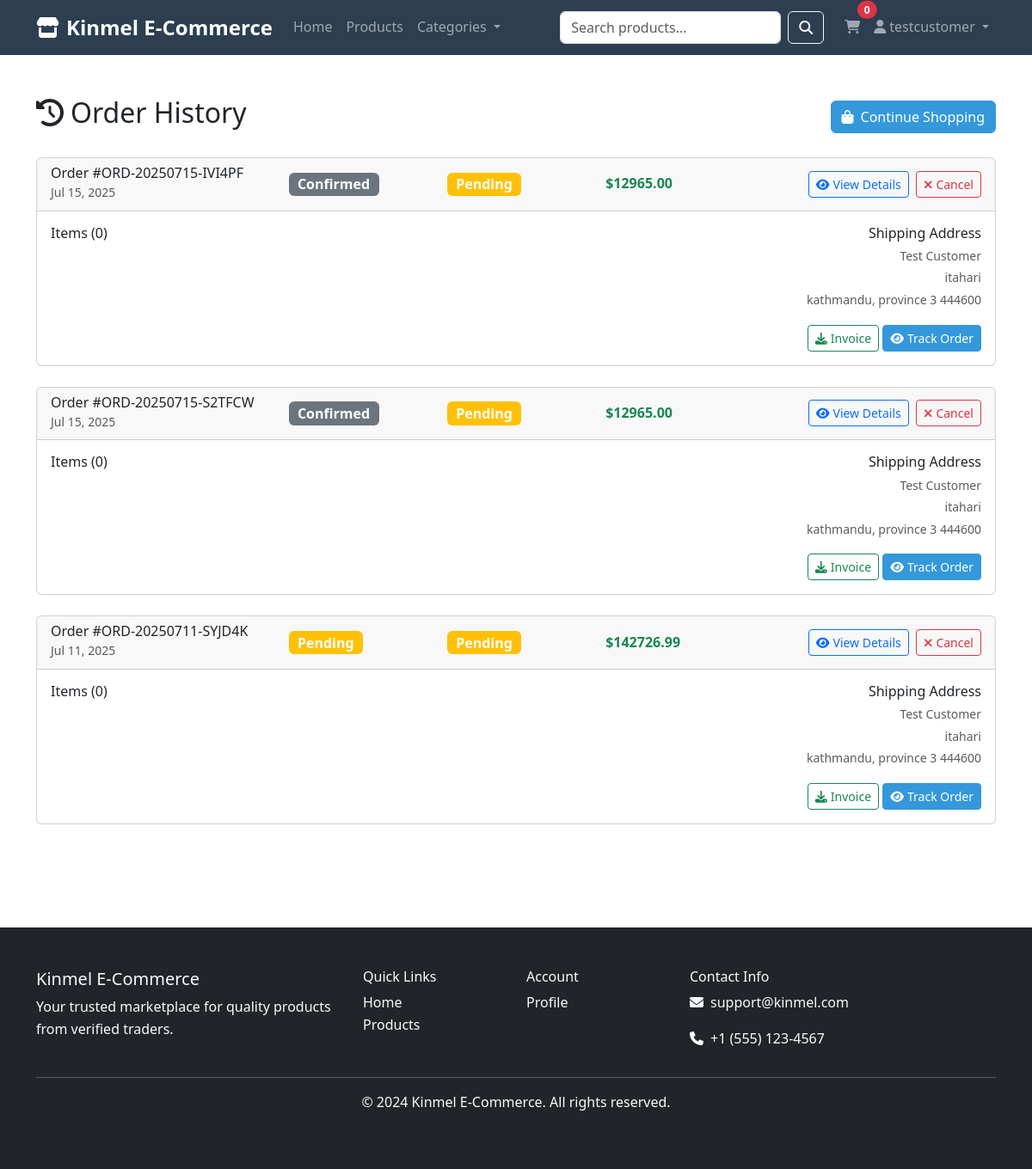
/orders/history/ (signed in), run on the app's committed database.
### OneDrive/Desktop/Kinmel_Eccomerce_APP/users/models.py (models this page shows, shortened)
class User(AbstractUser):
    ROLE_CHOICES = [
        ('admin', 'Admin'),
        ('trader', 'Trader'),
        ('customer', 'Customer'),
    ]
    role = models.CharField(max_length=10, choices=ROLE_CHOICES, default='customer')
    phone_number = models.CharField(
        max_length=15,
        validators=[RegexValidator(regex=r'^\+?1?\d{9,15}$', message="Phone number must be entered in the format: '+999999999'. Up to 15 digits allowed.")],
        blank=True,
        null=True
    )
    date_of_birth = models.DateField(blank=True, null=True)
    address = models.TextField(blank=True, null=True)
    is_approved = models.BooleanField(default=True)  # For trader approval
    created_at = models.DateTimeField(auto_now_add=True)
    updated_at = models.DateTimeField(auto_now=True)
    @property
    def is_customer(self):
        return self.role == 'customer'

### OneDrive/Desktop/Kinmel_Eccomerce_APP/orders/models.py (models this page shows, shortened)
class Order(models.Model):
    STATUS_CHOICES = [
        ('pending', 'Pending'),
        ('confirmed', 'Confirmed'),
        ('processing', 'Processing'),
        ('shipped', 'Shipped'),
        ('delivered', 'Delivered'),
        ('completed', 'Completed'),
        ('cancelled', 'Cancelled'),
        ('refunded', 'Refunded'),
    ]
    PAYMENT_STATUS_CHOICES = [
        ('pending', 'Pending'),
        ('paid', 'Paid'),
        ('failed', 'Failed'),
        ('refunded', 'Refunded'),
    ]
    order_number = models.CharField(max_length=50, unique=True, editable=False)
    customer = models.ForeignKey(
        settings.AUTH_USER_MODEL,
        on_delete=models.CASCADE,
        related_name='orders'
    )
    status = models.CharField(max_length=20, choices=STATUS_CHOICES, default='pending')
    payment_status = models.CharField(max_length=20, choices=PAYMENT_STATUS_CHOICES, default='pending')
    subtotal = models.DecimalField(max_digits=10, decimal_places=2, default=0)
    tax_amount = models.DecimalField(max_digits=10, decimal_places=2, default=0)
    shipping_amount = models.DecimalField(max_digits=10, decimal_places=2, default=0)
    discount_amount = models.DecimalField(max_digits=10, decimal_places=2, default=0)
    total_amount = models.DecimalField(max_digits=10, decimal_places=2, default=0)
    shipping_name = models.CharField(max_length=100)
    shipping_email = models.EmailField()
    shipping_phone = models.CharField(max_length=15)
    shipping_address = models.TextField()
    shipping_city = models.CharField(max_length=100)
    shipping_state = models.CharField(max_length=100)
    shipping_postal_code = models.CharField(max_length=20)
    shipping_country = models.CharField(max_length=100, default='USA')
    promo_code = models.ForeignKey(
        'shops.PromoCode',
        on_delete=models.SET_NULL,
        null=True,
        blank=True
    )
    created_at = models.DateTimeField(auto_now_add=True)
    updated_at = models.DateTimeField(auto_now=True)
    shipped_at = models.DateTimeField(null=True, blank=True)
    delivered_at = models.DateTimeField(null=True, blank=True)
    customer_notes = models.TextField(blank=True)
    admin_notes = models.TextField(blank=True)
    class Meta:
        ordering = ['-created_at']
    @property
    def can_cancel(self):
        return self.status in ['pending', 'confirmed'] and self.payment_status != 'paid'

### OneDrive/Desktop/Kinmel_Eccomerce_APP/orders/views.py (the view)
# urls.py: path('history/', views.order_history, name='order_history'),
@login_required
def order_history(request):
    if not request.user.is_customer:
        messages.error(request, 'Only customers can view order history.')
        return redirect('shops:home')
    orders = Order.objects.filter(customer=request.user).order_by('-created_at')
    paginator = Paginator(orders, 10)
    page_number = request.GET.get('page')
    page_obj = paginator.get_page(page_number)
    context = {
        'page_obj': page_obj,
        'orders': page_obj,
    }
    return render(request, 'orders/order_history.html', context)

### OneDrive/Desktop/Kinmel_Eccomerce_APP/templates/orders/order_history.html (shortened to what this page needs)
{% extends 'base.html' %}
{% load static %}
{% block content %}
<div class="container py-5">
    <div class="row">
        <div class="col-12">
            <div class="d-flex justify-content-between align-items-center mb-4">
                <h2><i class="fas fa-history me-2"></i>Order History</h2>
                <a href="{% url 'shops:product_list' %}" class="btn btn-primary">
                    <i class="fas fa-shopping-bag me-2"></i>Continue Shopping
                </a>
            </div>
        </div>
    </div>
    {% if orders %}
    <div class="row">
        <div class="col-12">
            {% for order in orders %}
            <div class="card mb-4">
                <div class="card-header">
                    <div class="row align-items-center">
                        <div class="col-md-3">
                            <h6 class="mb-0">Order #{{ order.order_number }}</h6>
                            <small class="text-muted">{{ order.created_at|date:"M d, Y" }}</small>
                        </div>
                        <div class="col-md-2">
                            <span class="badge bg-{% if order.status == 'completed' %}success{% elif order.status == 'cancelled' %}danger{% elif order.status == 'shipped' %}info{% elif order.status == 'processing' %}warning{% else %}secondary{% endif %} fs-6">
                                {{ order.get_status_display }}
                            </span>
                        </div>
                        <div class="col-md-2">
                            <span class="badge bg-{% if order.payment_status == 'paid' %}success{% elif order.payment_status == 'failed' %}danger{% else %}warning{% endif %} fs-6">
                                {{ order.get_payment_status_display }}
                            </span>
                        </div>
                        <div class="col-md-2">
                            <strong class="text-success">${{ order.total_amount }}</strong>
                        </div>
                        <div class="col-md-3 text-end">
                            <a href="{% url 'orders:order_detail' order.id %}" class="btn btn-outline-primary btn-sm">
                                <i class="fas fa-eye me-1"></i>View Details
                            </a>
                            {% if order.can_cancel %}
                            <button class="btn btn-outline-danger btn-sm ms-1 cancel-order" data-order-id="{{ order.id }}">
                                <i class="fas fa-times me-1"></i>Cancel
                            </button>
                            {% endif %}
                        </div>
                    </div>
                </div>
                <div class="card-body">
                    <div class="row">
                        <div class="col-md-8">
                            <h6 class="mb-2">Items ({{ order.items.count }})</h6>
                        </div>
                        <div class="col-md-4">
                            <div class="text-end">
                                <h6 class="mb-1">Shipping Address</h6>
                                <small class="text-muted">
                                    {{ order.shipping_name }}<br>
                                    {{ order.shipping_address|truncatewords:8 }}<br>
                                    {{ order.shipping_city }}, {{ order.shipping_state }} {{ order.shipping_postal_code }}
                                </small>
                            </div>
                        </div>
                    </div>
                    <div class="row mt-3">
                        <div class="col-12">
                            <div class="d-flex justify-content-between align-items-center">
                                <div>
                                    {% if order.invoice %}
                                    <a href="#" class="btn btn-outline-success btn-sm">
                                        <i class="fas fa-download me-1"></i>Invoice
                                    </a>
                                    {% endif %}
                                    <a href="{% url 'orders:order_detail' order.id %}" class="btn btn-primary btn-sm">
                                        <i class="fas fa-eye me-1"></i>Track Order
                                    </a>
                                </div>
                            </div>
                        </div>
                    </div>
                </div>
            </div>
            {% endfor %}
        </div>
    </div>
    {% endif %}
</div>
{% endblock %}

### OneDrive/Desktop/Kinmel_Eccomerce_APP/templates/base.html (shortened to what this page needs)
<!DOCTYPE html>
<html lang="en">
<head>
    <link href="https://cdn.jsdelivr.net/npm/bootstrap@5.3.0/dist/css/bootstrap.min.css" rel="stylesheet">
    <link rel="stylesheet" href="https://cdnjs.cloudflare.com/ajax/libs/font-awesome/6.4.0/css/all.min.css">
    <link rel="stylesheet" href="{% load static %}{% static 'css/style.css' %}">
</head>
<body>
    <nav class="navbar navbar-expand-lg navbar-dark bg-primary">
        <div class="container">
            <a class="navbar-brand fw-bold" href="{% url 'shops:home' %}">
                <i class="fas fa-store me-2"></i>Kinmel E-Commerce
            </a>
            <div class="collapse navbar-collapse" id="navbarNav">
                <ul class="navbar-nav me-auto">
                    <li class="nav-item">
                        <a class="nav-link" href="{% url 'shops:home' %}">Home</a>
                    </li>
                    <li class="nav-item">
                        <a class="nav-link" href="{% url 'shops:product_list' %}">Products</a>
                    </li>
                    <li class="nav-item dropdown">
                        <a class="nav-link dropdown-toggle" href="#" role="button" data-bs-toggle="dropdown">
                            Categories
                        </a>
                    </li>
                </ul>
                <form class="d-flex me-3" method="GET" action="{% url 'shops:product_list' %}">
                    <input class="form-control me-2" type="search" name="query" placeholder="Search products..." value="{{ request.GET.query }}">
                    <button class="btn btn-outline-light" type="submit">
                        <i class="fas fa-search"></i>
                    </button>
                </form>
                <ul class="navbar-nav">
                    {% if user.is_authenticated %}
                        {% if user.is_customer %}
                        <li class="nav-item">
                            <a class="nav-link position-relative" href="{% url 'orders:cart' %}">
                                <i class="fas fa-shopping-cart"></i>
                                <span class="position-absolute top-0 start-100 translate-middle badge rounded-pill bg-danger" id="cart-count">
                                    0
                                </span>
                            </a>
                        </li>
                        {% endif %}
                        <li class="nav-item dropdown">
                            <a class="nav-link dropdown-toggle" href="#" role="button" data-bs-toggle="dropdown">
                                <i class="fas fa-user me-1"></i>{{ user.username }}
                            </a>
                        </li>
                    {% endif %}
                </ul>
            </div>
        </div>
    </nav>
    <main>
        {% block content %}{% endblock %}
    </main>
    <footer class="bg-dark text-light py-5 mt-5">
        <div class="container">
            <div class="row">
                <div class="col-md-4">
                    <h5>Kinmel E-Commerce</h5>
                    <p>Your trusted marketplace for quality products from verified traders.</p>
                </div>
                <div class="col-md-2">
                    <h6>Quick Links</h6>
                    <ul class="list-unstyled">
                        <li><a href="{% url 'shops:home' %}" class="text-light text-decoration-none">Home</a></li>
                        <li><a href="{% url 'shops:product_list' %}" class="text-light text-decoration-none">Products</a></li>
                    </ul>
                </div>
                <div class="col-md-2">
                    <h6>Account</h6>
                    <ul class="list-unstyled">
                        {% if user.is_authenticated %}
                        <li><a href="{% url 'users:profile' %}" class="text-light text-decoration-none">Profile</a></li>
                        {% else %}
                        <li><a href="{% url 'users:register_customer' %}" class="text-light text-decoration-none">Register</a></li>
                        <li><a href="{% url 'users:login' %}" class="text-light text-decoration-none">Login</a></li>
                        {% endif %}
                    </ul>
                </div>
                <div class="col-md-4">
                    <h6>Contact Info</h6>
                    <p><i class="fas fa-envelope me-2"></i>support@kinmel.com</p>
                    <p><i class="fas fa-phone me-2"></i>+1 (555) 123-4567</p>
                </div>
            </div>
            <hr>
            <div class="text-center">
                <p>&copy; 2024 Kinmel E-Commerce. All rights reserved.</p>
            </div>
        </div>
    </footer>
</body>
</html>

### OneDrive/Desktop/Kinmel_Eccomerce_APP/static/css/style.css (style rules this page uses)
body { font-family: 'Segoe UI', Tahoma, Geneva, Verdana, sans-serif; line-height: 1.6; }
.bg-primary { background-color: #2c3e50 !important; }
.btn-primary { background-color: #3498db; border-color: #3498db; }
.navbar-brand { font-size: 1.5rem; }
.navbar-nav .nav-link { font-weight: 500; }

### data on the page
User: username "testcustomer"
Order: order_number "ORD-20250715-IVI4PF", created_at "Jul 15, 2025", status "Confirmed", payment_status "Pending", total_amount "12965.00", items.count "0", shipping_name "Test Customer", shipping_address "itahari", shipping_city "kathmandu", shipping_state "province 3", shipping_postal_code "444600", shows "Invoice"
Order: order_number "ORD-20250715-S2TFCW", created_at "Jul 15, 2025", status "Confirmed", payment_status "Pending", total_amount "12965.00", items.count "0", shipping_name "Test Customer", shipping_address "itahari", shipping_city "kathmandu", shipping_state "province 3", shipping_postal_code "444600", shows "Invoice"
Order: order_number "ORD-20250711-SYJD4K", created_at "Jul 11, 2025", status "Pending", payment_status "Pending", total_amount "142726.99", items.count "0", shipping_name "Test Customer", shipping_address "itahari", shipping_city "kathmandu", shipping_state "province 3", shipping_postal_code "444600", shows "Invoice"
